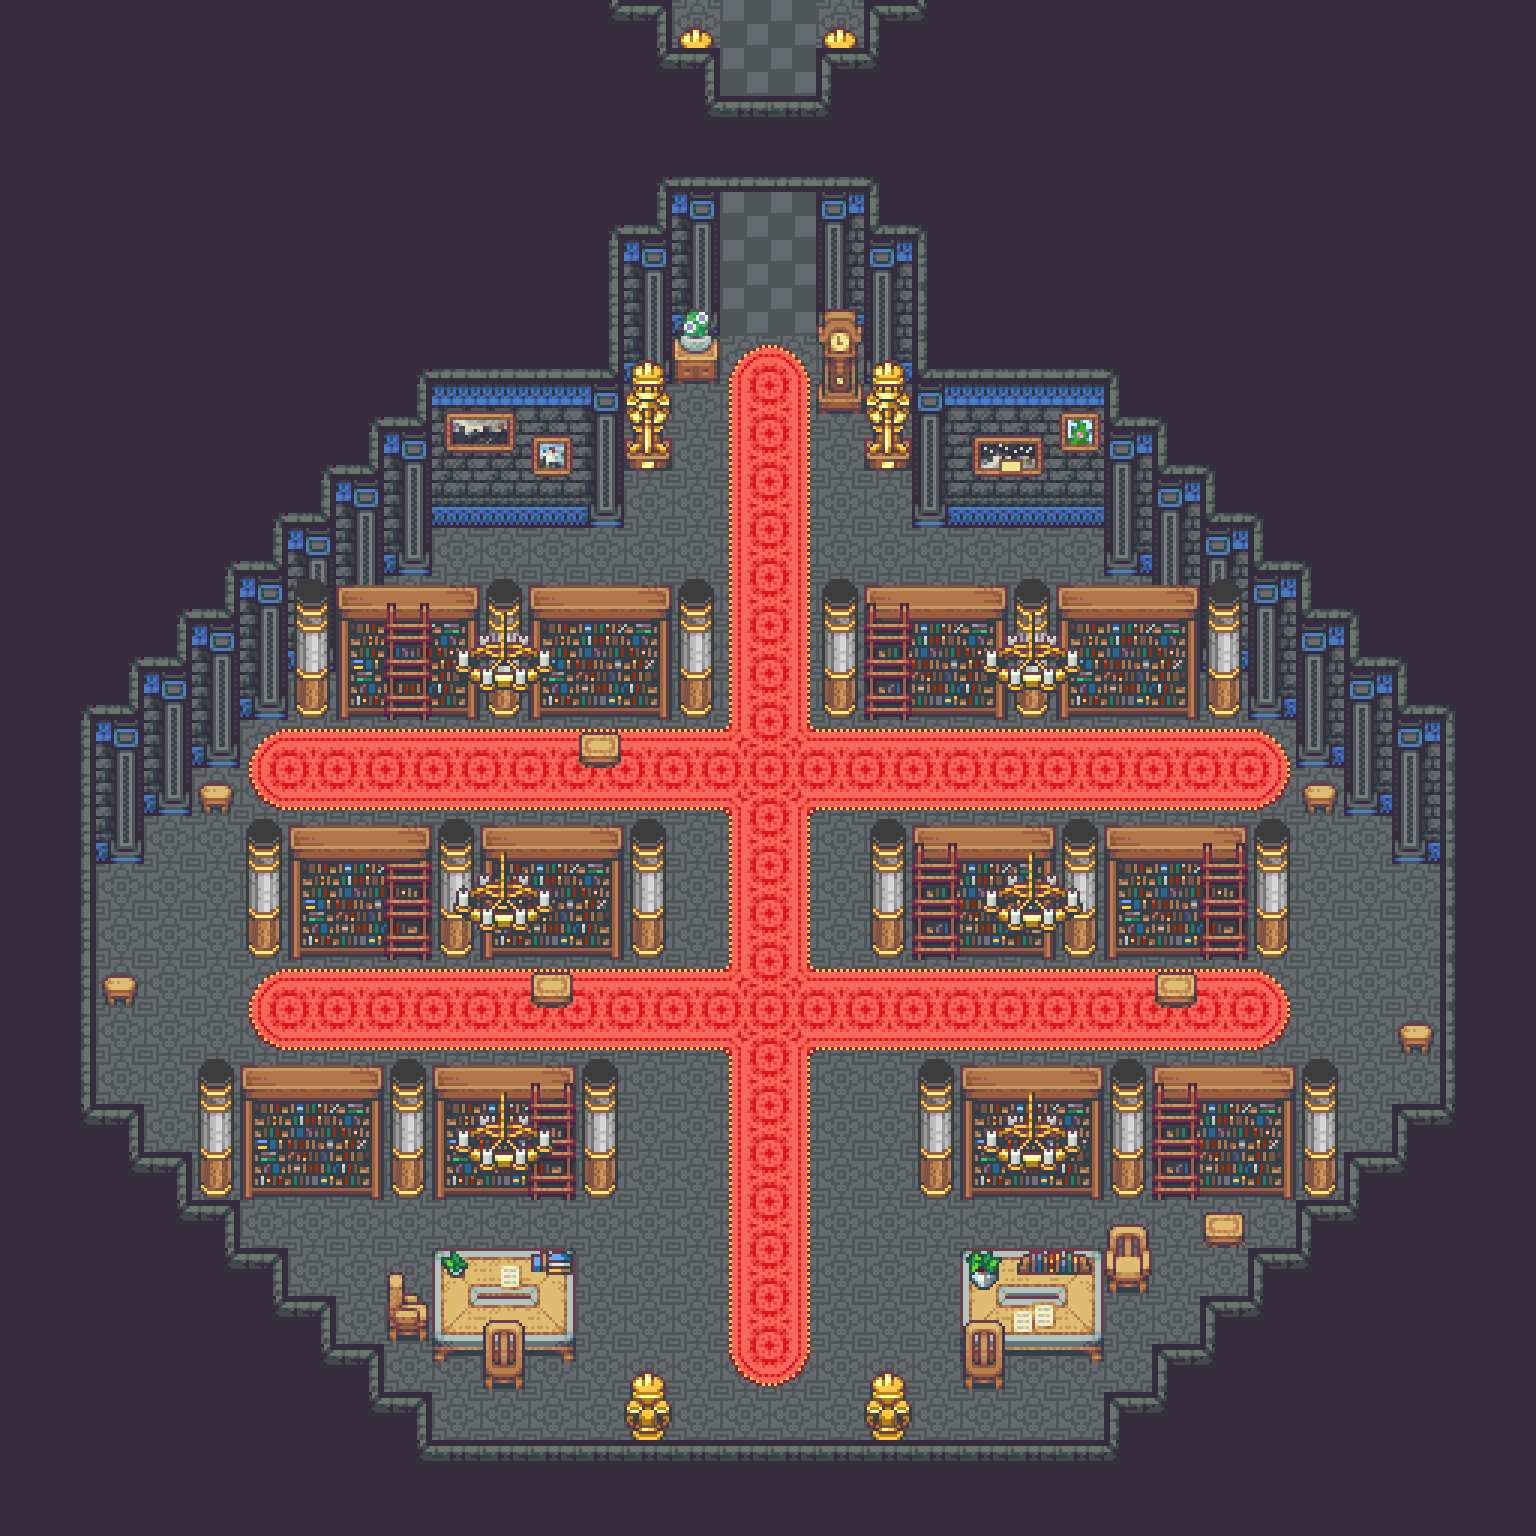

This is a level from a 2D game, rendered from its Tiled map with the project's own tilesets. A one-line summary and the map file follow, with tile-layer data summarised:
An orthogonal 32x32 tile map with 48x48 px tiles, 6 tile layers (Basement, Ground, Flooring, Furnishing, ...), 4 tilesets and 5 objects.

<map version="1.10" tiledversion="1.10.1" orientation="orthogonal" renderorder="right-down" width="32" height="32" tilewidth="48" tileheight="48" infinite="0" nextlayerid="6" nextobjectid="10">
 <tileset firstgid="1" source="Castle.tsx" />
 <tileset firstgid="1480" source="CastleInterior.tsx" />
 <tileset firstgid="3160" source="CastleObjects.tsx" />
 <tileset firstgid="3416" source="CastleObjects2.tsx" />
 <layer id="5" name="Basement" width="32" height="32">
  <data>[1024 cells, 0 non-empty, 0 distinct tile ids]</data>
 </layer>
 <layer id="2" name="Ground" width="32" height="32">
  <data>[1024 cells, 1024 non-empty, 2 distinct tile ids]</data>
 </layer>
 <layer id="4" name="Flooring" width="32" height="32">
  <data>[1024 cells, 200 non-empty, 21 distinct tile ids]</data>
 </layer>
 <layer id="1" name="Furnishing" width="32" height="32">
  <data>[1024 cells, 739 non-empty, 61 distinct tile ids]</data>
 </layer>
 <layer id="6" name="Decor" width="32" height="32">
  <data>[1024 cells, 71 non-empty, 24 distinct tile ids]</data>
 </layer>
 <layer id="4" name="Ceiling" width="32" height="32">
  <data>[1024 cells, 64 non-empty, 17 distinct tile ids]</data>
 </layer>
 <objectgroup id="3" name="Props">
  <object id="3" gid="235" x="720" y="336" width="96" height="144">
   <properties>
    <property name="I" value="[Door WoodenDoor [Some SteelKey]]" />
   </properties>
  </object>
  <object id="4" gid="235" x="606" y="1320" width="324" height="276">
   <properties>
    <property name="I">[Npc AraneaImplicitumNpc [Some Upward]
  [Sequence
   [[Dialog "What a delightful addition..."]    
    [Wait 60]
    [Dialog "...to my web of souls!"]
    [Battle AraneaImplicitumBattle [AraneaImplicitumDefeated]]]]]</property>
   </properties>
  </object>
  <object id="5" gid="235" x="744" y="1440" width="48" height="48">
   <properties>
    <property name="I" value="[Portal WarpPortal Warp Upward TombInner [IX 0] false [[KylaAdvent 7]]]" />
   </properties>
  </object>
  <object id="8" gid="1" x="552" y="1128" width="432" height="720">
   <properties>
    <property name="I" value="[Sprite HeavenlyLight [Field HeavenlyLight] [1 1 1 1] Additive [0 0 0 0] Unflipped false]" />
   </properties>
  </object>
  <object id="9" gid="235" x="696" y="1056" width="144" height="144">
   <properties>
    <property name="I">[Character
  [Enemy Kyla]
  Downward
  True
  True
  [Sequence
   [ClearSpirits
    [FadeOutSong 120]
    [Wait 120]
    [PlaySong 120 0 0 0.5 [Castle CastleResolution]]
    [Wait 300]
    [Dialog "One hundred years..." False]
    [Wait 120]
    [Dialog "For one hundred years that demon crawled its way into this world through the open wound in my soul." False]
    [Wait 120]
    [Dialog "One hundred years of sorrow... anguish..." False]
    [Wait 120]
    [Dialog "...living through those unbearable memories over and over..." False]
    [Wait 120]
    [Dialog "...all for a fleeting moment of vengeance." False]
    [Wait 120]
    [Dialog "The truth is clear to me now." False]
    [Wait 120]
    [Dialog "You cannot answer darkness with darkness." False]
    [Wait 60]
    [Face [CharacterTarget [Enemy Kyla]] Upward]
    [Wait 60]
    [Dialog "You cannot answer cruelty with cruelty." False]
    [Wait 240]
    [FadeOutSong 240]
    [Dialog "What is that sound?" False]
    [Wait 90]
    [Face [CharacterTarget [Enemy Kyla]] Downward]
    [Wait 90]
    [Dialog "I think I can feel the wind..." False]
    [PlaySong 60 0 0 0.5 [Field ItsTimeToGo]]
    [Parallel
     [[Fade [SpriteTarget HeavenlyLight] 480 True] [Wait 557]]]
    [Parallel
     [[Move [CharacterTarget [Enemy Kyla]] [0 384 0] Mosey]
      [Sequence [[Wait 120] [Dialog "There's already enough suffering in the world..." True] [Wait 180] [Dialog "There's too much suffering in the world." True] [Wait 180] [Dialog "I'm sorry for what I've added to it..." True]]]]]
    [Wait 240]
    [FadeOutSong 300]
    [Fade [SpriteTarget HeavenlyLight] 300 False]
    [Wait 120]
    [ReplaceAdvent [KylaAdvent 6] [KylaAdvent 7]]
    [RemoveAdvent ForestSealed]
    [PlaySound 0.5 [Field StepWarp]]]]
  [[KylaAdvent 6] AraneaImplicitumDefeated]]</property>
   </properties>
  </object>
 </objectgroup>
</map>
